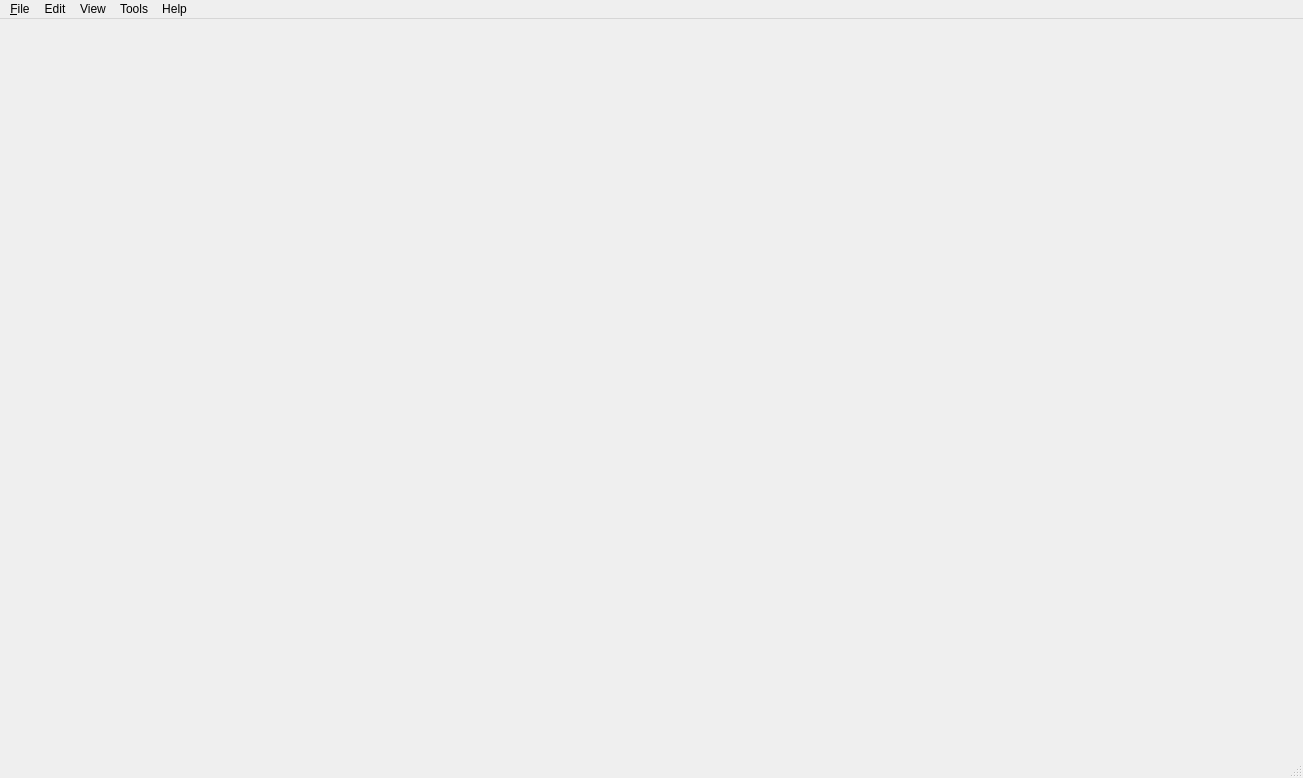
<?xml version="1.0" encoding="UTF-8"?>
<ui version="4.0">
 <class>MainWindow</class>
 <widget class="QMainWindow" name="MainWindow">
  <property name="geometry">
   <rect>
    <x>0</x>
    <y>0</y>
    <width>1303</width>
    <height>778</height>
   </rect>
  </property>
  <property name="windowTitle">
   <string/>
  </property>
  <widget class="QWidget" name="centralwidget">
   <widget class="QWidget" name="verticalLayoutWidget">
    <property name="geometry">
     <rect>
      <x>300</x>
      <y>120</y>
      <width>741</width>
      <height>491</height>
     </rect>
    </property>
    <layout class="QVBoxLayout" name="verticalLayoutMain">
     <item>
      <layout class="QGridLayout" name="gridLayoutMain"/>
     </item>
    </layout>
   </widget>
  </widget>
  <widget class="QMenuBar" name="menubar">
   <property name="geometry">
    <rect>
     <x>0</x>
     <y>0</y>
     <width>1303</width>
     <height>22</height>
    </rect>
   </property>
   <widget class="QMenu" name="menu_File">
    <property name="title">
     <string>&amp;File</string>
    </property>
    <addaction name="action_NewDatabase"/>
    <addaction name="action_OpenDatabase"/>
    <addaction name="action_DisplayDatabaseDrivers"/>
   </widget>
   <widget class="QMenu" name="menuEdit">
    <property name="title">
     <string>Edit</string>
    </property>
   </widget>
   <widget class="QMenu" name="menuView">
    <property name="title">
     <string>View</string>
    </property>
   </widget>
   <widget class="QMenu" name="menuTools">
    <property name="title">
     <string>Tools</string>
    </property>
   </widget>
   <widget class="QMenu" name="menuHelp">
    <property name="title">
     <string>Help</string>
    </property>
   </widget>
   <addaction name="menu_File"/>
   <addaction name="menuEdit"/>
   <addaction name="menuView"/>
   <addaction name="menuTools"/>
   <addaction name="menuHelp"/>
  </widget>
  <widget class="QStatusBar" name="statusbar"/>
  <action name="action_OpenDatabase">
   <property name="text">
    <string>&amp;Open Database</string>
   </property>
  </action>
  <action name="action_NewDatabase">
   <property name="text">
    <string>&amp;New Database...</string>
   </property>
  </action>
  <action name="action_DisplayDatabaseDrivers">
   <property name="text">
    <string>Display Database Drivers</string>
   </property>
  </action>
 </widget>
 <resources/>
 <connections/>
</ui>
